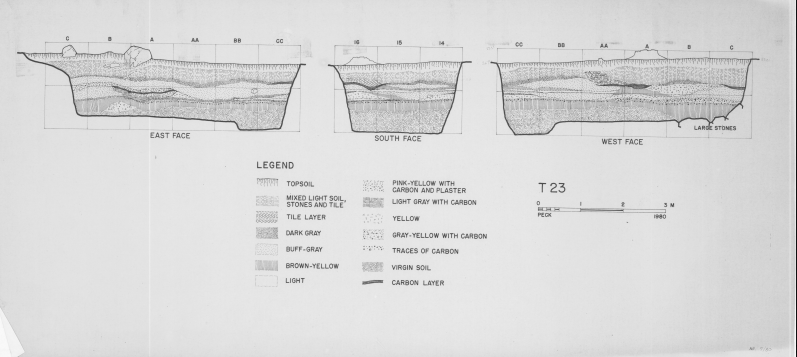
#> input picture DrawingReading/images/qwertyTest.png, 1594 x 714 px (shown at 1/2 size)
$ python preprocess.py images/qwertyTest.png
#> lines starting #> are read from the running program, lines starting #| are printed output that depends on the picture
#> in main, img is the input picture: shape (714, 1594, 3); mean B, G, R 217.5, 217.5, 217.5
"""
preprocess.py — clean an archival trench-drawing scan so a vision model (or a
human) can resolve the boundary lines more accurately.

Usage:
    python preprocess.py input.png [--outdir preprocessed] [--upscale 2]
                         [--deskew] [--highcontrast]

What it does (non-destructive — writes new files, never edits the original):
  1. Grayscale + background flattening: removes uneven paper tone / yellowing so
     faint ink stands out evenly across the sheet.
  2. Upscale (default 2x, Lanczos): low-DPI scans lose thin lines; enlarging
     before the model sees them recovers detail. (Doesn't add real information,
     but keeps thin strokes from vanishing.)
  3. Gentle local contrast (CLAHE) + mild sharpen: makes boundary strokes crisp
     WITHOUT destroying the fill hatching that distinguishes materials.
  4. Optional --deskew: straightens a slightly rotated scan.
  5. Optional --highcontrast: an extra, more aggressive binarized version for
     boundary tracing ONLY. Do NOT feed this to the material-ID step — it can
     wipe out subtle fill patterns. Provided as a separate file.

Outputs (in --outdir):
    <name>_clean.png    <- recommended input for the LLM (keeps fills + clearer)
    <name>_highcontrast.png  (only with --highcontrast; boundaries only)

Design note: the "clean" image intentionally preserves fill texture, because the
model still needs stippling/hatching to identify materials. The aggressive
version is separate so you never accidentally destroy that signal.
"""

import argparse
import os
import cv2
import numpy as np


def flatten_background(gray):
    """Divide out large-scale illumination/paper tone so faint ink is even."""
    # Large Gaussian ~ the paper/background; dividing normalizes it out.
    bg = cv2.GaussianBlur(gray, (0, 0), sigmaX=25)
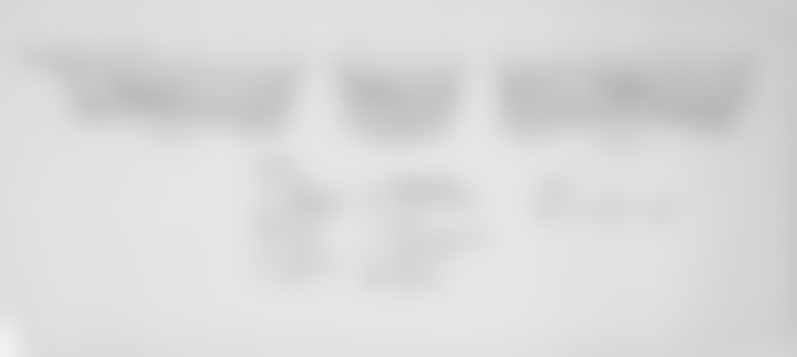
#> bg: shape (714, 1594) (shown at 1/2 size); min 182, max 241, mean 217.6
    bg = np.where(bg == 0, 1, bg)
    norm = (gray.astype(np.float32) / bg.astype(np.float32))
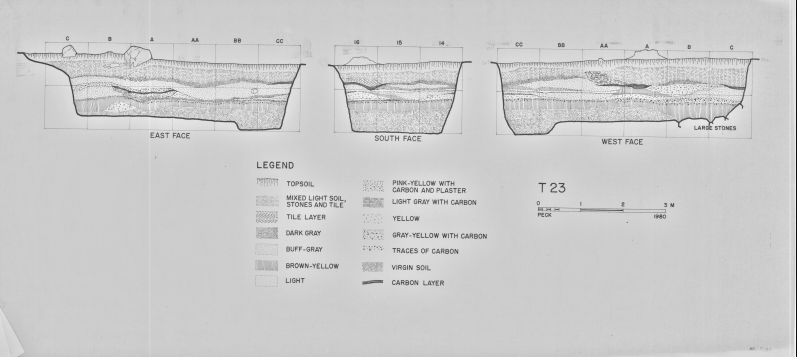
#> norm: shape (714, 1594) float32 (shown at 1/2 size); min 0.00957, max 1.24, mean 0.999; drawn with min black and max white
    norm = np.clip(norm * 200.0, 0, 255).astype(np.uint8)
    return norm


def deskew(gray):
    """Estimate small skew from near-horizontal strokes and rotate to correct."""
    edges = cv2.Canny(gray, 50, 150)
    lines = cv2.HoughLines(edges, 1, np.pi / 180, threshold=200)
    if lines is None:
        return gray, 0.0
    angles = []
    for rho_theta in lines[:200]:
        theta = rho_theta[0][1]
        deg = np.degrees(theta) - 90.0     # deviation from horizontal
        if -15 < deg < 15:                 # only near-horizontal lines
            angles.append(deg)
    if not angles:
        return gray, 0.0
    angle = float(np.median(angles))
    h, w = gray.shape
    M = cv2.getRotationMatrix2D((w / 2, h / 2), angle, 1.0)
    rot = cv2.warpAffine(gray, M, (w, h),
                         flags=cv2.INTER_CUBIC,
                         borderMode=cv2.BORDER_REPLICATE)
    return rot, angle


def clean(gray, upscale=2):
    """The recommended pipeline: flatten -> upscale -> CLAHE -> mild sharpen."""
    flat = flatten_background(gray)
    if upscale and upscale != 1:
        flat = cv2.resize(flat, None, fx=upscale, fy=upscale,
                          interpolation=cv2.INTER_LANCZOS4)
    clahe = cv2.createCLAHE(clipLimit=2.0, tileGridSize=(8, 8))
    eq = clahe.apply(flat)
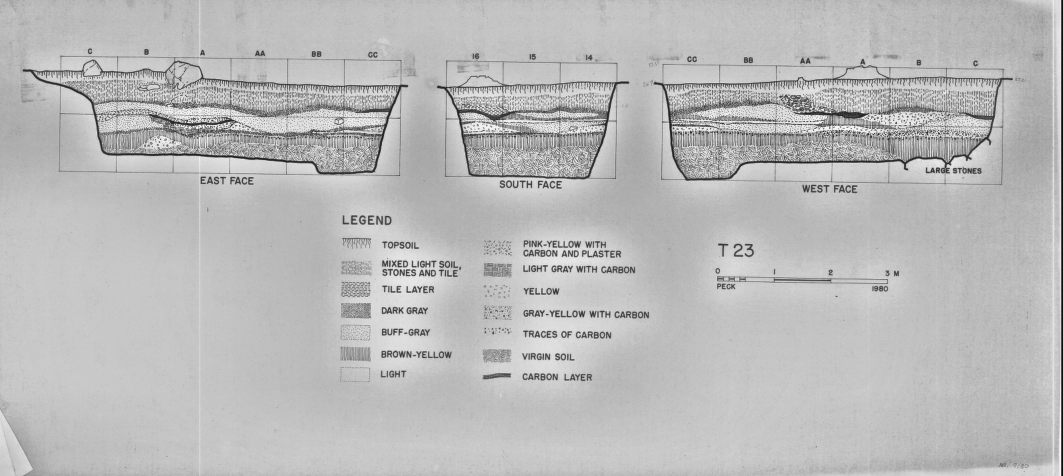
#> eq: shape (1428, 3188) (shown at 1/3 size); min 3, max 255, mean 186.7
    # unsharp mask: sharpen strokes gently
    blur = cv2.GaussianBlur(eq, (0, 0), sigmaX=1.2)
    sharp = cv2.addWeighted(eq, 1.5, blur, -0.5, 0)
    return sharp


def high_contrast(gray, upscale=2):
    """Aggressive binarization for BOUNDARY TRACING ONLY (destroys fine fills)."""
    flat = flatten_background(gray)
    if upscale and upscale != 1:
        flat = cv2.resize(flat, None, fx=upscale, fy=upscale,
                          interpolation=cv2.INTER_LANCZOS4)
    # adaptive threshold copes with any residual uneven lighting
    binimg = cv2.adaptiveThreshold(
        flat, 255, cv2.ADAPTIVE_THRESH_GAUSSIAN_C,
        cv2.THRESH_BINARY, blockSize=25, C=10)
    return binimg


def main():
    ap = argparse.ArgumentParser()
    ap.add_argument("input")
    ap.add_argument("--outdir", default="preprocessed")
    ap.add_argument("--upscale", type=float, default=2.0)
    ap.add_argument("--deskew", action="store_true")
    ap.add_argument("--highcontrast", action="store_true")
    args = ap.parse_args()

    img = cv2.imread(args.input)
    if img is None:
        raise SystemExit(f"could not read {args.input}")
    gray = cv2.cvtColor(img, cv2.COLOR_BGR2GRAY)

    skew = 0.0
    if args.deskew:
        gray, skew = deskew(gray)

    os.makedirs(args.outdir, exist_ok=True)
    name = os.path.splitext(os.path.basename(args.input))[0]

    clean_img = clean(gray, upscale=args.upscale)
    clean_path = os.path.join(args.outdir, f"{name}_clean.png")
    cv2.imwrite(clean_path, clean_img)

    outputs = [clean_path]
    if args.highcontrast:
        hc = high_contrast(gray, upscale=args.upscale)
        hc_path = os.path.join(args.outdir, f"{name}_highcontrast.png")
        cv2.imwrite(hc_path, hc)
        outputs.append(hc_path)

    print(f"deskew angle applied: {skew:.2f} deg")
    print("wrote:")
    for o in outputs:
        print("  ", o)
    print("\nFeed the *_clean.png to the extraction script (it keeps fill "
          "patterns). Use *_highcontrast.png only for boundary tracing.")


if __name__ == "__main__":
    main()
